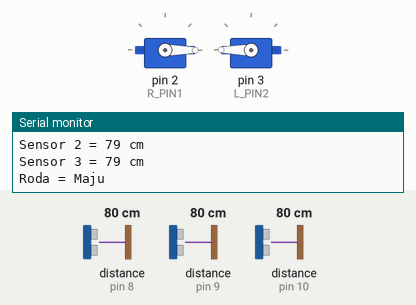
Bench run of a sketch on a simulated Arduino Uno, built with avr-gcc and run on an emulated ATmega328P. Shown: 2 × servo, the last lines printed to the serial monitor. Wiring (inferred from the names in the program): 3 × ultrasonic range finder: trigger A0, echo pin 8 / trigger A1, echo pin 9 / trigger A2, echo pin 10. The inputs (shaded band) are chosen by the test bench; at power-on: distance to the obstacle (sensors on pin 8, pin 9, pin 10) 80 cm. The echo pulse lasts 58.3 µs per cm.

Above: at 1.2 s.
1.3 s: distance to the obstacle (sensor on pin 8) set to 14 cm
3.0 s: distance to the obstacle (sensor on pin 8) set to 11 cm
At 4.5 s:
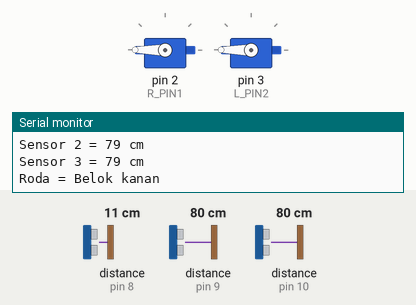
5.0 s: distance to the obstacle (sensor on pin 9) set to 15 cm
7.9 s: distance to the obstacle (sensor on pin 9) set to 12 cm
At 10.7 s:
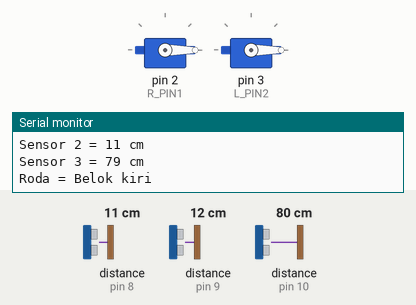
10.9 s: distance to the obstacle (sensor on pin 9) set to 18 cm
At 12.3 s:
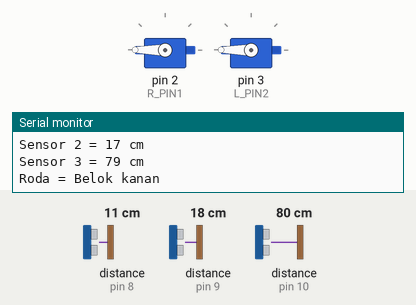
13.1 s: distance to the obstacle (sensor on pin 9) set to 2 cm
At 15.4 s:
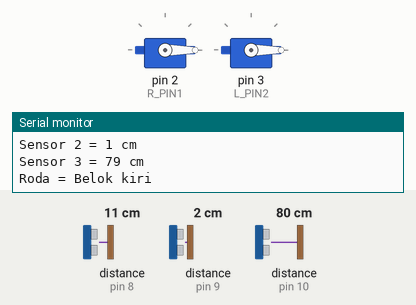
Timing chart, 0 to 16.9 s (numbered marks = the images above; inputs shaded):
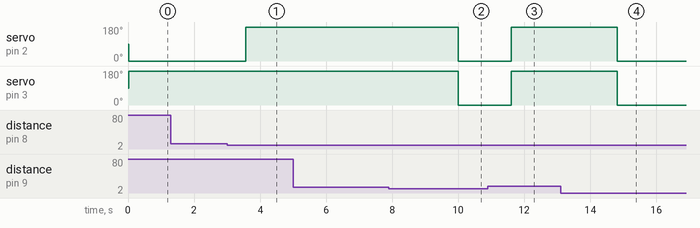

The sketch:

check_servo.ino
```cpp
#include <Servo.h>

#define R_PIN1 2
#define L_PIN2 3

Servo R1, L2;

// Sensor 1
#define echoPin1 8
#define trigPin1 A0

// Sensor 2
#define echoPin2 9
#define trigPin2 A1

// Sensor 3
#define echoPin3 10
#define trigPin3 A2

int maximumRange = 12;
int minimumRange = 0;
long duration, distance;

int maximumRange2 = 12;
int minimumRange2 = 0;
long duration2, distance2;

int maximumRange3 = 12;
int minimumRange3 = 0;
long duration3, distance3;

void setup() {
  Serial.begin(9600);

  R1.attach(R_PIN1);
  L2.attach(L_PIN2);

  pinMode(echoPin1, INPUT);
  pinMode(echoPin2, INPUT);
  pinMode(echoPin3, INPUT);
  pinMode(trigPin1, OUTPUT);
  pinMode(trigPin2, OUTPUT);
  pinMode(trigPin3, OUTPUT);
}

void loop() {
  digitalWrite(trigPin1, LOW); delayMicroseconds(2);
  digitalWrite(trigPin1, HIGH); delayMicroseconds(10);
  digitalWrite(trigPin1, LOW);
  duration = pulseIn(echoPin1, HIGH);

  digitalWrite(trigPin2, LOW); delayMicroseconds(2);
  digitalWrite(trigPin2, HIGH); delayMicroseconds(10);
  digitalWrite(trigPin2, LOW);
  duration2 = pulseIn(echoPin2, HIGH);

  digitalWrite(trigPin3, LOW); delayMicroseconds(2);
  digitalWrite(trigPin3, HIGH); delayMicroseconds(10);
  digitalWrite(trigPin3, LOW);
  duration3 = pulseIn(echoPin3, HIGH);

  distance = duration / 58.2;
  distance2 = duration2 / 58.2;
  distance3 = duration3 / 58.2;

  Serial.print("Sensor 1 = "); Serial.print(distance); Serial.println(" cm");
  Serial.print("Sensor 2 = "); Serial.print(distance2); Serial.println(" cm");
  Serial.print("Sensor 3 = "); Serial.print(distance3); Serial.println(" cm");
  Serial.println("");


  if (distance == 0 && distance2 == 0 && distance3 == 0) {
    wheel_detach();
    delay(500);
  }
  else if (distance >= maximumRange) {
    maju();
  }
  else {
    wheel_detach();
    delay(500);

    if (distance2 <= maximumRange2) {
      wheel_detach();
      kiri();
    }
    else if (distance3 <= maximumRange3) {
      wheel_detach();
      kanan();
    }
    else if (distance <= maximumRange && distance2 <= maximumRange2 && distance3 <= maximumRange3) {
      wheel_detach();
      balik();
    }
    else {
      wheel_detach();
      kanan();
      //mundur();
    }
  }

  delay(200);

}

int maju() {
  R1.attach(R_PIN1);
  L2.attach(L_PIN2);

  Serial.println("Roda = Maju");
  R1.write(0);
  L2.write(180);
}

int mundur() {
  R1.attach(R_PIN1);
  L2.attach(L_PIN2);

  Serial.println("Roda = Mundur");

  R1.write(180);
  L2.write(0);

  delay(1000);
}

int kiri() {
  R1.attach(R_PIN1);
  L2.attach(L_PIN2);

  Serial.println("Roda = Belok kiri");

  R1.write(0);
  L2.write(0);

  delay(900);
}

int kanan() {
  R1.attach(R_PIN1);
  L2.attach(L_PIN2);

  Serial.println("Roda = Belok kanan");

  R1.write(180);
  L2.write(180);

  delay(900);
}

int balik() {
  Serial.println("Roda = Stop dan memutar");
  R1.detach();
  L2.detach();

  delay(200);

  R1.attach(R_PIN1);
  R1.write(180);
  delay(1800);
}

int wheel_detach() {
  R1.detach();
  L2.detach();
}
```

Measured:
- the behaviour switches between 13 and 12 cm on distance to the obstacle (sensor on pin 8) (found by bisection; images 0 and 1)
- the behaviour switches between 14 and 13 cm on distance to the obstacle (sensor on pin 9) (found by bisection; images 1 and 2)
- after the input at 3.0 s, servo on pin 2 (R_PIN1): 0° → 180° after 0.56 s
- after the input at 7.9 s, servo on pin 2 (R_PIN1), servo on pin 3 (L_PIN2): 180° → 0° after 2.1 s
- after the input at 10.9 s, servo on pin 2 (R_PIN1), servo on pin 3 (L_PIN2): 0° → 180° after 0.71 s
- after the input at 13.1 s, servo on pin 2 (R_PIN1), servo on pin 3 (L_PIN2): 180° → 0° after 1.7 s
